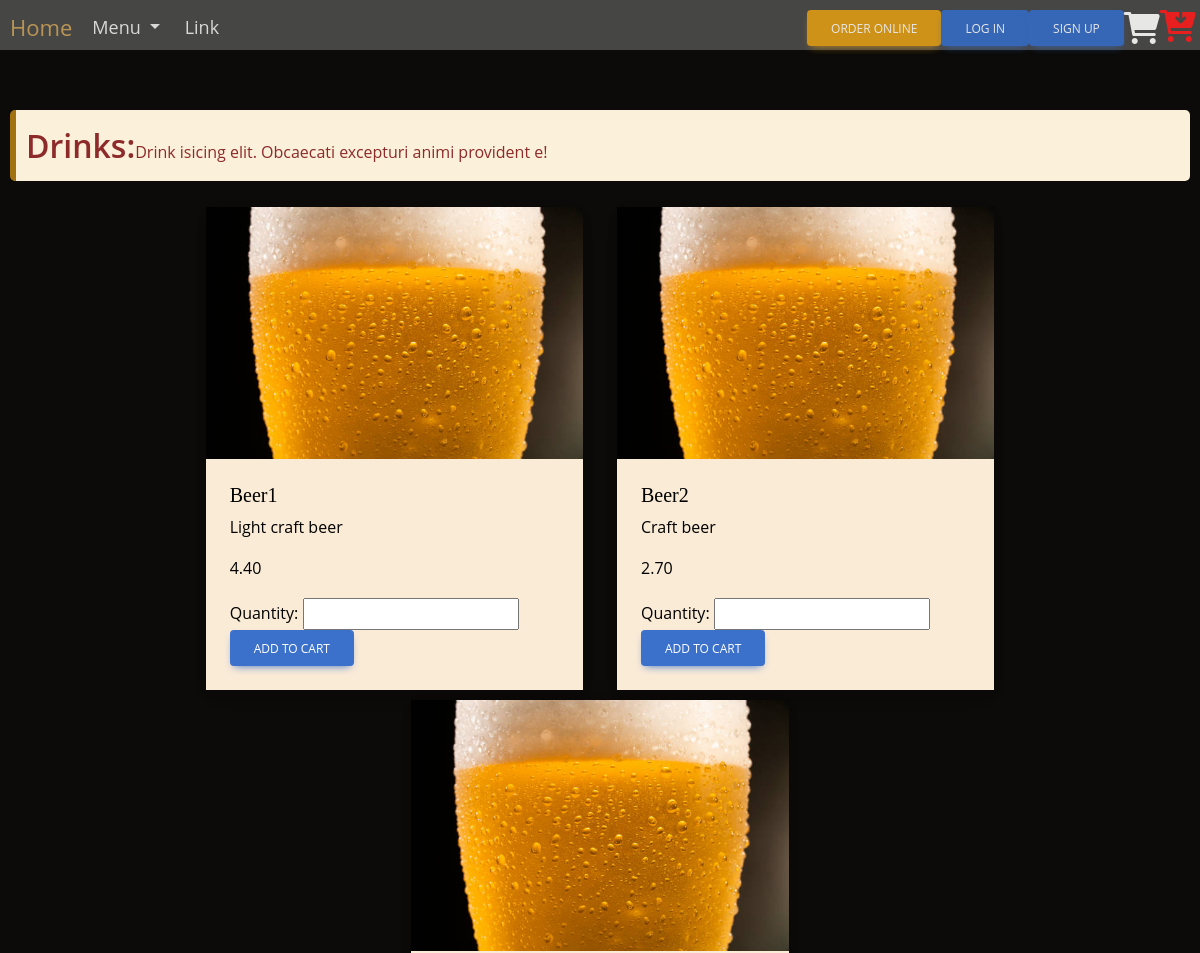
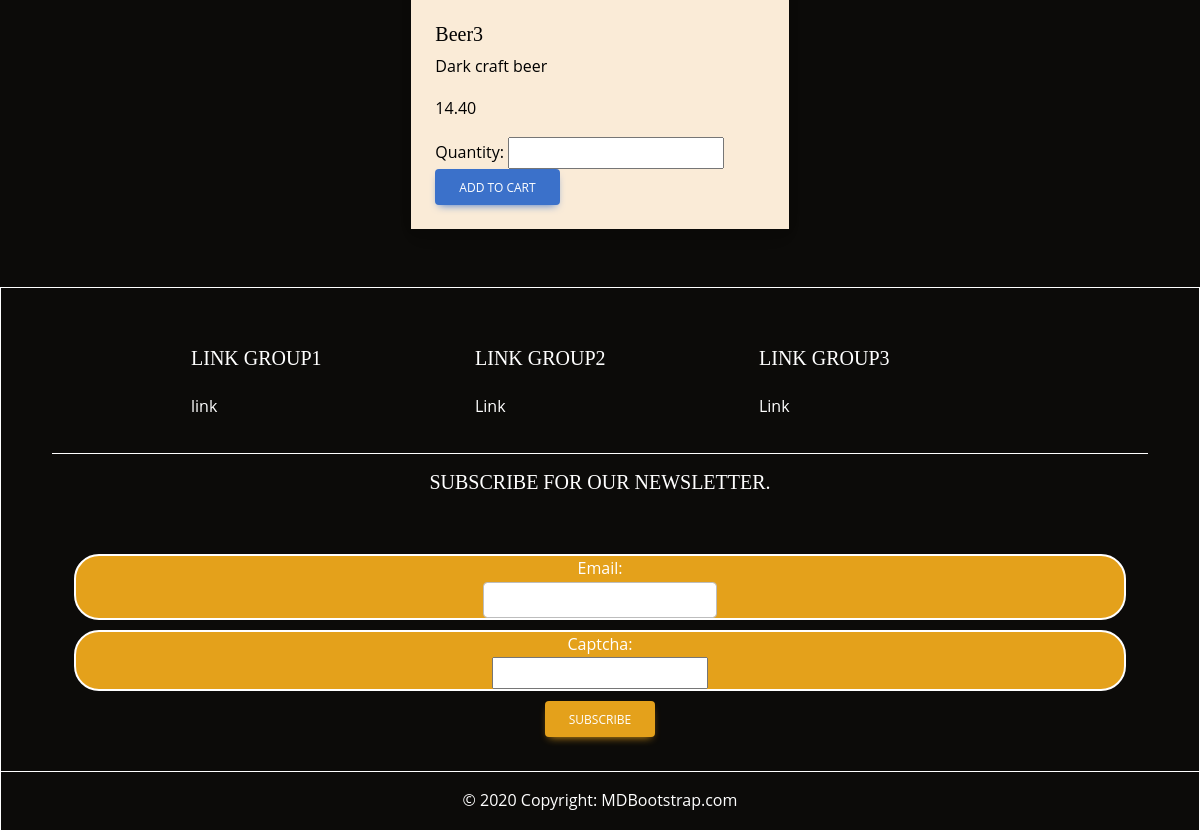
Screenshot of /category/drinks/ with the database file from the repository (2 pictures, top to bottom).
### app_sportbar/models.py (models this page shows, shortened)
class Category(models.Model):
    title = models.CharField(max_length = 50)
    image = models.ImageField(upload_to='images/%Y/%m/%d', max_length=100, blank=True)
    description = models.CharField( max_length=150, blank=True)
    slug = models.SlugField(max_length = 50)
    def __str__(self):
        return self.title
    def get_absolute_url(self):
        return reverse('category', kwargs={'slug': self.slug})

class MenuPosition(models.Model):
    title = models.CharField(max_length=50)
    description = models.CharField( max_length=150, blank=True)
    price = models.DecimalField( max_digits=5, decimal_places=2)
    category =models.ForeignKey(Category, on_delete=models.CASCADE)
    image = models.ImageField(upload_to='images/%Y/%m/%d', max_length=100, blank=True)

### app_sportbar/views.py (the view)
# urls.py: path('category/<str:slug>/',CategoryDetail.as_view() , name='category'),
class CategoryDetail(DetailView):
    model = Category
    def get_context_data(self, **kwargs):
        context = super().get_context_data(**kwargs)
        context['cart_form'] = CartAddProductForm()
        return context

### cart/forms.py
class CartAddProductForm(forms.Form):
    quantity = forms.IntegerField(min_value=1)
    update = forms.BooleanField(required=False, initial=False, widget=forms.HiddenInput)

### app_sportbar/forms.py
class SubscriptionForm(forms.ModelForm):
    captcha = CaptchaField()
    class Meta:
        model = SubscriptionContact
        fields= ['email']
        widgets = {
            'email':forms.EmailInput(attrs={'id':'form5Example21', 'class':'form-control'}),'captcha':forms.TextInput(attrs={'class':'form-control'})
        }

### app_sportbar/templatetags/custom_tags.py (called while the page is built)
@register.inclusion_tag('navbar.html')
def show_navbar(request_user):
    categories = Category.objects.all()
    return {'categories':categories, 'request_user':request_user}

@register.inclusion_tag('app_sportbar/form_template.html')
def show_form(form, button_text, form_action=''):
    return {'form':form, 'button_text':button_text, 'form_action':form_action}

@register.inclusion_tag('app_sportbar/menu.html')
def category(category, cart_form):
    return {'category':category, 'cart_form':cart_form}

@register.filter
def get_url(form_action_url):
    if form_action_url:
        return reverse(form_action_url)
    else:
        return form_action_url

@register.simple_tag()
def subscription_form():
    return SubscriptionForm()

### app_sportbar/templates/app_sportbar/category_detail.html (shortened to what this page needs)
{% extends 'base.html' %}
{% load custom_tags %}
{% block content_base %}
    {% category object cart_form %}
{% endblock content_base %}

### templates/base.html (shortened to what this page needs)
{% load static %}
{% load custom_tags %}
<!DOCTYPE html>
<html lang="en">
<head>
  <link href="https://cdn.jsdelivr.net/npm/bootstrap@5.3.0-alpha1/dist/css/bootstrap.min.css" rel="stylesheet"
>
  <link href="https://cdnjs.cloudflare.com/ajax/libs/font-awesome/6.0.0/css/all.min.css" rel="stylesheet" />
  <link href="https://cdnjs.cloudflare.com/ajax/libs/mdb-ui-kit/6.2.0/mdb.min.css" rel="stylesheet" />
  <link href={% static 'app_sportbar/css/style.css' %} rel="stylesheet">
  <link href={% static 'app_sportbar/css/allauth.css' %} rel="stylesheet">
  <link href={% static 'app_sportbar/css/menu_page.css' %} rel="stylesheet">
  <link href={% static 'cart/css/cart.css' %} rel="stylesheet">
</head>
<body>
 {% show_navbar request.user%}
  <main id="main">
    <div id="content">
      {% block content_base %}{% endblock content_base %}
    </div>
  </main>
  {% include '_inc/_footer.html' %}
</body>
</html>

### templates/navbar.html (shortened to what this page needs)
<div class="nav">
  <div class="nav-header">
    <div class="nav-title">
      <a href="{% url 'home' %}">Home</a>
    </div>
  </div>
  <div class="nav-links">
    <a class="btn-primary dropdown-toggle" href="#" role="button" id="dropdownMenuLink" data-mdb-toggle="dropdown"
      aria-expanded="false">
      Menu
    </a>
    <a href="">Link</a>
  </div>
  <div id='nav-div-right'>
    <form action="{% url 'categories' %}">
      <button type="submit" class="btn btn-warning">ORDER ONLINE</button>
    </form>
    {% if request_user.is_authenticated %}
    <div class="dropdown">
      <a class="dropdown-toggle d-flex align-items-center hidden-arrow" href="#" id="navbarDropdownMenuAvatar"
        role="button" data-mdb-toggle="dropdown" aria-expanded="false">
        <img src="https://mdbcdn.b-cdn.net/img/new/avatars/2.webp" class="rounded-circle" height="25"
          alt="Black and White Portrait of a Man" loading="lazy">
      {{request_user.username}}</a>
      <ul class="dropdown-menu" aria-labelledby="navbarDropdownMenuAvatar">
        <li>
          <a class="dropdown-item disabled" href="#">My profile</a>
        </li>
        <li>
          <a class="dropdown-item" href="{% url 'cart:orders_list' %}">My orders</a>
        </li>
        <li>
          <a class="dropdown-item" href="{% url 'logout' %}">Logout</a>
        </li>
      </ul>
    </div>
    {% else %}
    <div class="d-flex align-items-center">
      <form action="{% url 'login' %}">
        <button type="submit" class="btn btn-primary">Log in</button>
      </form>
      <form action="{% url 'register' %}">
        <button type="submit" class="btn btn-primary">Sign up</button>
      </form>
      {% endif %}
      <i class="fas fa-shopping-cart fa-2x" id="emptyCart"></i>
      <a href="{% url 'cart:cart_detail' %}" id="notEmptyCart">
        <i class="fas fa-cart-arrow-down fa-2x" style="color: rgb(255, 35, 35);"></i>
      </a>
  </div>
</div>
</div>

### app_sportbar/templates/app_sportbar/menu.html (shortened to what this page needs)
<div class="note note-warning mb-3">
  <strong>{{category.title}}:</strong>{{category.description}}
</div>
<div class="row">
  {% for item in category.menuposition_set.all %}
  <div class="col-md-4">
    <div class="card">
      <img src="{{item.image.url}}"/>
      <div class="card-body">
        <h5 class="card-title" id="card-title{{item.id}}">{{item.title}}</h5>
        <p class="card-text">{{item.description}}</p>
        <p class="card-text">{{item.price}}</p>
        <form action="{% url 'cart:cart_add' item.id %}" method="post" id="addToCartForm{{item.id}}">
            {{cart_form}}
            <input type="button" value="Add to cart" class="btn btn-primary" data-mdb-toggle="modal" data-mdb-target="#exampleModal" data-get-product-title="card-title{{item.id}}" onclick="passInModal(event)">
        </form>
      </div>
    </div>
  </div>
  {% endfor %}
</div>

### templates/_inc/_footer.html (shortened to what this page needs)
{% load custom_tags %}
{% subscription_form as subscription_form %}
<footer class="text-center text-lg-start border border-white mt-xl-5 pt-4">
  <div class="container p-4">
    <div class="row">
      <div class="col-lg-3 col-md-6 mb-4 mb-lg-0">
        <h5 class="text-uppercase mb-4">Link group1</h5>
        <ul class="list-unstyled mb-4">
          <li>
            <a href="#!" class="text-white">link</a>
          </li>
        </ul>
      </div>
      <div class="col-lg-3 col-md-6 mb-4 mb-lg-0">
        <h5 class="text-uppercase mb-4">Link group2</h5>
        <ul class="list-unstyled">
          <li>
            <a href="#!" class="text-white">Link</a>
          </li>
        </ul>
      </div>
      <div class="col-lg-3 col-md-6 mb-4 mb-lg-0">
        <h5 class="text-uppercase mb-4">Link group3</h5>
        <ul class="list-unstyled">
          <li>
            <a href="#!" class="text-white">Link</a>
          </li>
        </ul>
      </div>
      <div class="text-center p-3 border-top border-white">
        <h5 class="text-uppercase mb-4">Subscribe for our newsletter.</h5>
      </div>
      {% show_form subscription_form 'Subscribe' 'subscribe' %}
    </div>
  </div>
  <div class="text-center p-3 border-top border-white">
    © 2020 Copyright:
    <a class="text-white" href="https://mdbootstrap.com/">MDBootstrap.com</a>
  </div>
</footer>

### app_sportbar/templates/app_sportbar/form_template.html (shortened to what this page needs)
{% load custom_tags %}
<form action='{{form_action|get_url}}' method="post" id="{{button_text}}Form">
  <div style="text-align: center;">
    {% for field in form %}
    <div class="registrationFormField">
      <div>{{field.label_tag}}</div>
      <div>{{field}}</div>
    </div>
    {% endfor %}
    <button type="submit" class="btn btn-warning">{{button_text}}</button>
  </div>
</form>

### app_sportbar/static/app_sportbar/css/style.css (style rules this page uses)
body { font-family: "Open Sans", sans-serif; background: #0c0b09; color: #fff; }
a { color: #cda45e; text-decoration: none; }
h1, h2, h3, h4, h5, h6 { font-family: "Playfair Display", serif; }
#main { padding-top: 100px; }
.nav { height: 50px; width: 100%; background-color: #4d4d4d; position: fixed; z-index: 19; opacity: 0.9; }
#nav-div-right { flex-grow: 1; text-align: end; display: flex; justify-content: end; align-items: center; }
.nav > .nav-header { display: inline; }
.nav > .nav-header > .nav-title { display: inline-block; font-size: 22px; color: #fff; padding: 10px 10px 10px 10px; }
.nav > .nav-links { display: inline; font-size: 18px; }
.nav > .nav-links > a { display: inline-block; padding: 13px 10px 13px 10px; text-decoration: none; color: #efefef; }
.registrationFormField { display: flex; flex-direction: column; align-items: center; border: #ffffff 2px solid; border-radius: 25px; background-color: #e4a11b; margin: 10px; }

### app_sportbar/static/app_sportbar/css/menu_page.css (style rules this page uses)
.card-body { color: black; background-color: antiquewhite; }
.row { grid-gap: 10px; justify-content: center; padding: 10px; }
.note { color: #8d2a2a; margin: 10px; }
.note strong { font-size: xx-large; }

### rows the page displays
Category: title "Drinks", description "Drink isicing elit. Obcaecati excepturi animi provident e!"
MenuPosition: image (picture), title "Beer1", description "Light craft beer", price "4.40"
MenuPosition: image (picture), title "Beer2", description "Craft beer", price "2.70"
MenuPosition: image (picture), title "Beer3", description "Dark craft beer", price "14.40"

### other values shown
{{ field.label_tag }} "Email:" "Captcha:"
{{ button_text }} "SUBSCRIBE"
